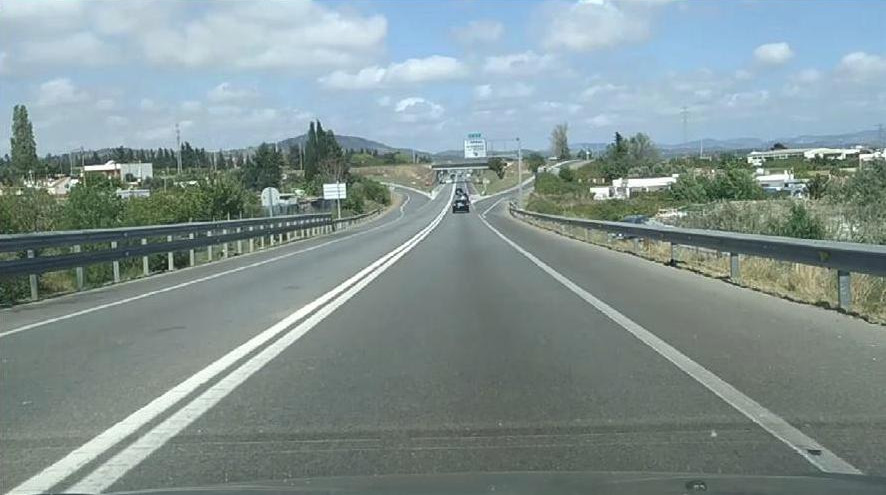
#> input picture data/autocesta.jpeg, 886 x 495 px, given in place of red_car_moving.mp4, which was not available
$ python CAMSHIFT.py
#> lines starting #> are read from the running program, lines starting #| are printed output that depends on the picture; after the words box and inside, x2 and y2 are one past the last pixel; in counts of white or black regions, pixels touching at a corner belong together; pictures that were not available may be replaced by others from this repository, and a replacement may not be noted
"""Object Tracking using CamShift Algorithm with OpenCV"""

import cv2
import numpy as np

#Opening Video Capture
capture = cv2.VideoCapture("data/red_car_moving.mp4")
ret, frame =capture.read()
#> frame is the input picture: shape (495, 886, 3); mean B, G, R 146.7, 146.7, 130.6

#Initializing Object Tracking Parameters
x, y, w, h = 233,202,34,20
track_window = (x,y,w,h)

#Extracting Region of Interest (ROI) and Calculating Histogram
roi = frame[y:y+h, x:x+w]
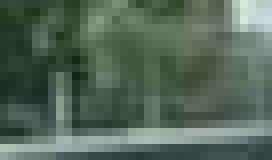
#> roi: shape (20, 34, 3) (shown 8 times larger); mean B, G, R 88.9, 102.3, 86.1
roi_hsv = cv2.cvtColor(roi, cv2.COLOR_BGR2HSV)
#> roi_hsv: shape (20, 34, 3); mean H, S, V 66, 50.3, 102.3
roi_mask = cv2.inRange(roi_hsv, np.array([170, 50, 50]), np.array([180, 255, 255])) #funkcija vraca binarnu sliku, sto uzme maska bit ce 255(bijelo) po defaultu
#> roi_mask: shape (20, 34); every value is 0

roi_hist = cv2.calcHist([roi_hsv], [0], roi_mask, [180], [0,180])
#> roi_hist = 180 values from 0 to 0
roi_hist = cv2.normalize(roi_hist, roi_hist, 0, 255, cv2.NORM_MINMAX)

#Setting Tracking Criteria
term_criteria = (cv2.TermCriteria_EPS | cv2.TermCriteria_COUNT, 10, 1)

#Performing Object Tracking
while True:
    ret, frame = capture.read()
    if ret:
        frame_hsv = cv2.cvtColor(frame, cv2.COLOR_BGR2HSV)
#> frame_hsv: shape (495, 886, 3); mean H, S, V 78.5, 37.9, 153
        back_projected_img = cv2.calcBackProject([frame_hsv], [0], roi_hist, [0,180], 1)
#> back_projected_img: shape (495, 886); every value is 0
        rotatet_rect, track_window = cv2.CamShift(back_projected_img, track_window, term_criteria)
#> rotatet_rect = ((0, 0), (0, 0), 0); track_window = (223, 192, 54, 40)
        points = cv2.boxPoints(rotatet_rect)
#> points = [[0, 0], [0, 0], [0, 0], [0, 0]]
        points = np.int32(points)
        cv2.polylines(frame, [points], True, (0,255,0), 2, )
#> frame: shape (495, 886, 3); under 0.01% of pixels changed, all inside (x1, y1, x2, y2) = (0, 0, 2, 2)
        cv2.imshow("Detection",frame)
        if cv2.waitKey(1) == ord('q'):
#> (key q is pressed here)
            break
    else:
        break

#Releasing Resources
#> (the run stopped early here; a loop or call above may not have finished)

$ run again, on data/kamera4.png
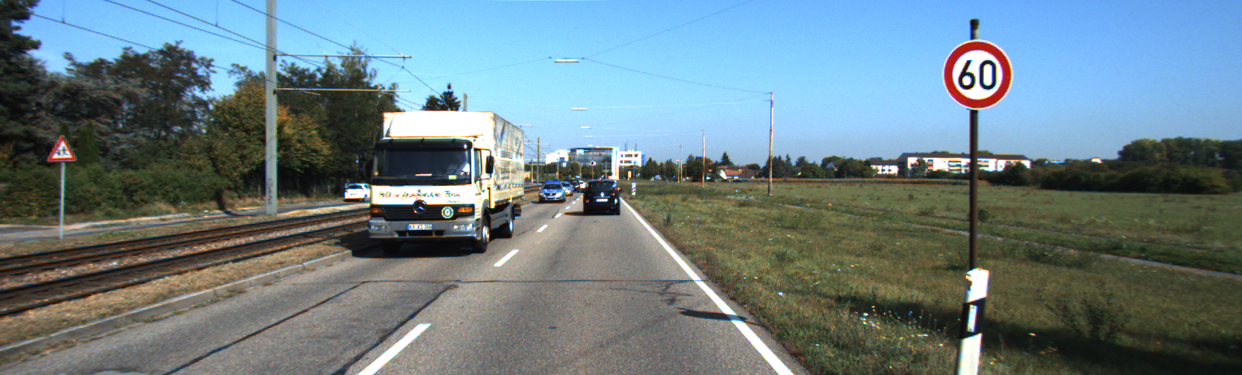
#> input picture data/kamera4.png, 1242 x 375 px, given in place of red_car_moving.mp4, which was not available
#> frame is the input picture: shape (375, 1242, 3); mean B, G, R 132.6, 126.8, 107.7
#> `roi = frame[y:y+h, x:x+w]`:
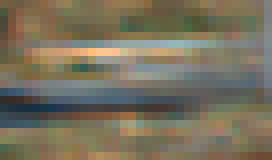
#> roi: shape (20, 34, 3) (shown 8 times larger); mean B, G, R 93.6, 112.9, 120.1
#> roi_hsv: shape (20, 34, 3); mean H, S, V 39.2, 70.9, 125.1
#> roi_mask: shape (20, 34); every value is 0
#> roi_hist = 180 values from 0 to 0
#> frame_hsv: shape (375, 1242, 3); mean H, S, V 65, 81.3, 146.4
#> back_projected_img: shape (375, 1242); every value is 0
#> rotatet_rect = ((0, 0), (0, 0), 0); track_window = (223, 192, 54, 40)
#> points = [[0, 0], [0, 0], [0, 0], [0, 0]]
#> frame: shape (375, 1242, 3); under 0.01% of pixels changed, all inside (x1, y1, x2, y2) = (0, 0, 2, 2)
